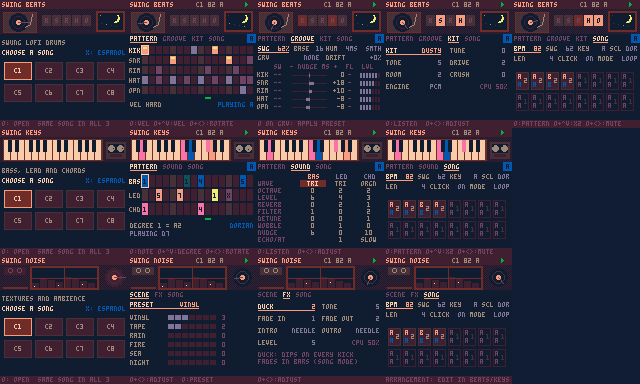
#> input picture docs/pages_en.png, 1280 x 768 px, given in place of p0.png, which was not available (shown at 1/2 size)
$ python screens.py
#> lines starting #> are read from the running program, lines starting #| are printed output that depends on the picture; pictures that were not available may be replaced by others from this repository, and a replacement may not be noted
### tests/harness/run.py
"""Run a cart in the patched fake-08 with a scripted input sequence.

Script mini-language (semicolon separated):
  w N [keys]    hold keys for N frames (keys: l r u d o x s)
  t keys        tap: 2 frames pressed + 2 released
  hold A B      while A is held, tap B (e.g. "hold x r" = next page)
  shot NAME     save a screenshot (NAME.png)
  wav NAME      start capturing audio (NAME.wav, 22050 Hz stereo)
  wavend        stop capturing audio
"""
import os, subprocess
from PIL import Image

TESTS = os.path.dirname(os.path.dirname(os.path.abspath(__file__)))
WORK = os.path.join(TESTS, ".work")
REPO = os.path.dirname(TESTS)
CORE = os.path.join(WORK, "fake-08/platform/libretro/fake08_libretro.so")
FRONT = os.path.join(WORK, "front")
BITS = dict(l=1, r=2, u=4, d=8, o=16, x=32, s=64)


def cart(name, lang="es"):
    return os.path.join(REPO, "carts", lang, name + ".p8")


def mask(keys):
    m = 0
    for k in keys:
        m |= BITS[k]
    return m


def compile_script(src):
    out = []
    for cmd in [c.strip() for c in src.split(";") if c.strip()]:
        p = cmd.split()
        if p[0] == "w":
            out.append(f"w {int(p[1])} {mask(p[2]) if len(p) > 2 else 0}")
        elif p[0] == "t":
            out += [f"w 2 {mask(p[1])}", "w 2 0"]
        elif p[0] == "hold":
            a, b = p[1], p[2]
            out += [f"w 2 {mask(a)}", f"w 2 {mask(a + b)}", f"w 2 {mask(a)}", "w 2 0"]
        else:
            out.append(cmd)
    return "\n".join(out) + "\n"


def run(cart_path, outdir, src, scale=3):
    """Run the script; cartdata lives in outdir/sys/cdata (shared by carts using the same outdir)."""
    os.makedirs(os.path.join(outdir, "sys"), exist_ok=True)
    sc = os.path.join(outdir, "script.txt")
    open(sc, "w").write(compile_script(src))
    r = subprocess.run([FRONT, CORE, cart_path, sc, outdir], capture_output=True, text=True)
    for f in os.listdir(outdir):
        if f.endswith(".ppm"):
            im = Image.open(os.path.join(outdir, f))
            im.resize((128 * scale, 128 * scale), Image.NEAREST).save(os.path.join(outdir, f[:-4] + ".png"))
            os.remove(os.path.join(outdir, f))
    errors = [l for l in (r.stdout + r.stderr).splitlines() if "LUAERR" in l or "attempt to" in l]
    if errors:
        raise RuntimeError("\n".join(errors))
    return r


# pause menu: open, move to item 1 ("record song"), confirm
RECORD = "w 10 s;w 10;w 6 d;w 6;w 6 o;w 6"

### tests/screens.py
"""Capture every page of the four carts in both languages and save
contact sheets to docs/ (also a smoke test: any Lua error raises)."""
import os, sys, shutil
from PIL import Image
sys.path.insert(0, os.path.join(os.path.dirname(__file__), "harness"))
import run as R

OUT = os.path.join(R.WORK, "screens")
DOCS = os.path.join(R.REPO, "docs")
PAGES = {"swing_beats": 4, "swing_keys": 3, "swing_noise": 3, "swing_mix": 2}


def main():
    shutil.rmtree(OUT, ignore_errors=True)
    for lang in ("es", "en"):
        sheet = Image.new("RGB", (256 * 5, 256 * len(PAGES)), (17, 29, 53))
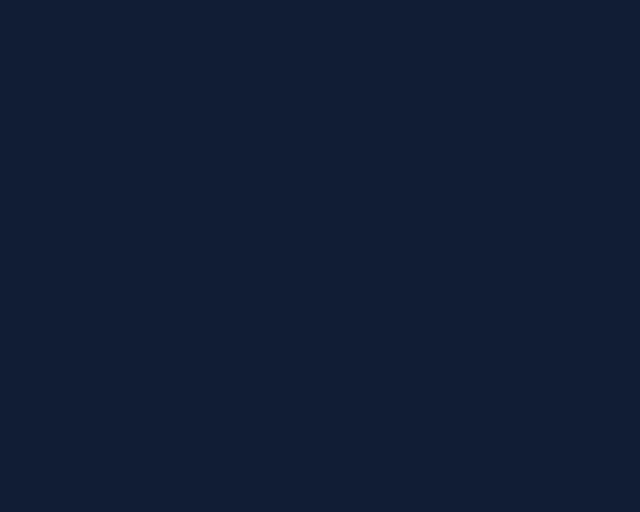
#> sheet: PIL image 1280x1024 RGB (shown at 1/2 size); mean R, G, B 17, 29, 53
        for row, (c, n) in enumerate(PAGES.items()):
            out = os.path.join(OUT, lang, c)
            script = "w 20;shot p0;t o;w 20;t x;w 120;shot p1"
            for i in range(2, n + 1):
                script += f";hold x r;w 10;shot p{i}"
            R.run(R.cart(c, lang), out, script)
#> (the call stopped at in run, `r = subprocess.run([FRONT, CORE, cart_path, sc, outdir], capture_outpu..`: subprocess is not available in this run)
            for i in range(n + 1):
                im = Image.open(os.path.join(out, f"p{i}.png")).resize((256, 256), Image.NEAREST)
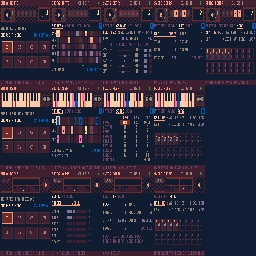
#> im: PIL image 256x256 RGB; mean R, G, B 46, 40.5, 57
                sheet.paste(im, (i * 256, row * 256))
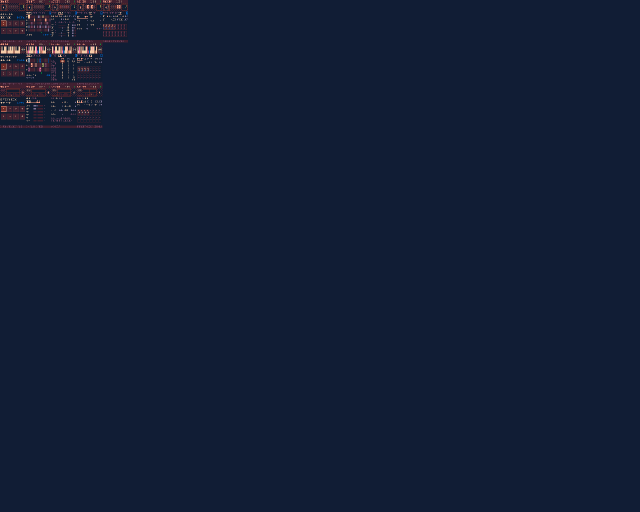
#> sheet: PIL image 1280x1024 RGB (shown at 1/2 size); mean R, G, B 18.4, 29.6, 53.2
        sheet.save(os.path.join(DOCS, f"pages_{lang}.png"))
    # hero image: the three carts playing
    hero = Image.new("RGB", (384 * 3 + 24, 384 + 12), (17, 29, 53))
    for i, c in enumerate(list(PAGES)[:3]):
        hero.paste(Image.open(os.path.join(OUT, "en", c, "p1.png")), (6 + i * 390, 6))
    hero.save(os.path.join(DOCS, "swing_lofi.png"))
    print("screens ok ->", DOCS)


if __name__ == "__main__":
#> (the run stopped early here; a loop or call above may not have finished)

$ run again, on knulli/images/swing_beats-image.png
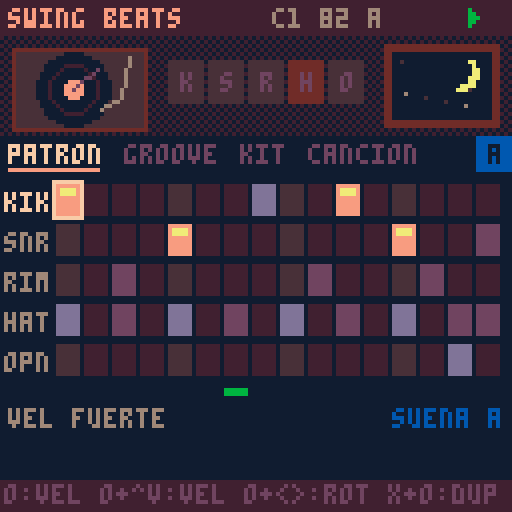
#> input picture knulli/images/swing_beats-image.png, 512 x 512 px, given in place of p0.png, which was not available
#> in main, `im = Image.open(os.path.join(out, f"p{i}.png")).resize((256, 256), Ima..`:
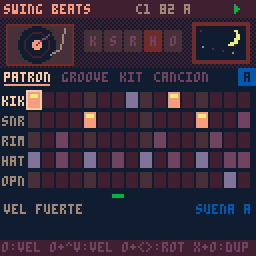
#> im: PIL image 256x256 RGB; mean R, G, B 52.7, 41.5, 57.6
#> in main, `sheet.paste(im, (i * 256, row * 256))`:
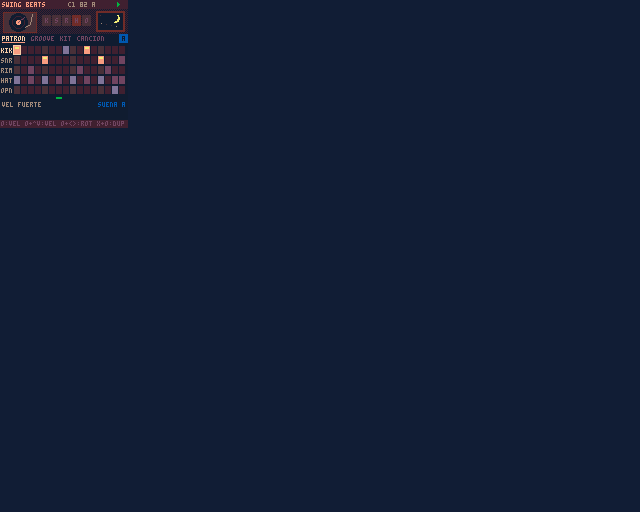
#> sheet: PIL image 1280x1024 RGB (shown at 1/2 size); mean R, G, B 18.8, 29.6, 53.2
